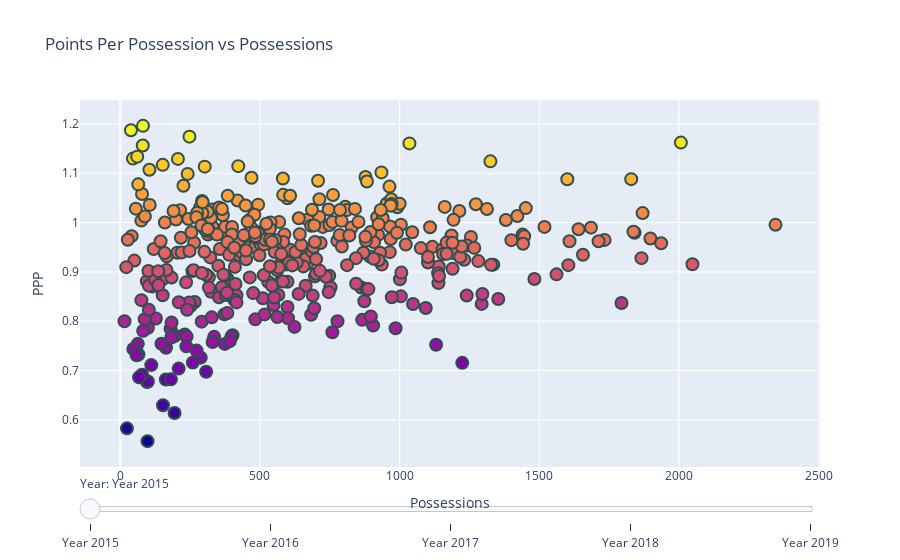

Source (notebook cell):
### Code cell
#Visualization

import pandas as pd
import matplotlib.pyplot as plt
from sklearn.cluster import KMeans
import numpy as np
from mpl_toolkits.mplot3d import Axes3D
from sklearn.decomposition import PCA
import matplotlib; matplotlib.use("TkAgg")
from sklearn import cluster
import plotly
import plotly.graph_objects as go
import chart_studio
from plotly.offline import download_plotlyjs, init_notebook_mode, plot, iplot
import chart_studio.plotly as py

def scatter_plot_in(fname):
    '''
    Function that outputs total poss, ppp, and name of each player through 3 lists
    fname is expected directory path
    fname must use data in ./poss_ppp_data

    '''
    pt_abrv = ['iso','tr','prb','prr','pu','su','ho','cut','os','putback','misc']

    fname= "data/data_cleaned"+ fname
    
    df = pd.read_csv(fname)

    df_calc = pd.DataFrame()
    for i in pt_abrv:
        df_poss = df[i+'_poss']
        df_ppp = df[i+'_ppp']
    
        df_points = df_ppp * df_poss
        df_calc[i+'_points'] = df_points

    ppp = df_calc.sum(axis=1) / df['total_poss']
    return df['total_poss'].tolist(), ppp.tolist(), df['PLAYER_NAME'].tolist() 

chart_studio.tools.set_credentials_file(username='swishan', api_key='nQfq97kmHYvg1HhlKSp5')

flist=['/poss_ppp_data/poss2015.csv','/poss_ppp_data/poss2016.csv','/poss_ppp_data/poss2017.csv','/poss_ppp_data/poss2018.csv','/poss_ppp_data/poss2019.csv']
def create_slider_scatter(fname_list, title_graph, yaxis_label, x_axis_label):
	"""
	get xy should take in the list of filenames for each year and output the x values, i.e. total possessions for the year vs total PPP.
	PPP should be weighted according to the number of possessions right, like a players season PPP, is PPP_i * Poss_i, where i is the playtype
	"""
	fig = go.Figure()
	colorscale_curr=[[0.0, "rgb(165,0,38)"],[0.1111111111111111, "rgb(215,48,39)"],[0.2222222222222222, "rgb(244,109,67)"],[0.3333333333333333, "rgb(253,174,97)"],[0.4444444444444444, "rgb(254,224,144)"],[0.5555555555555556, "rgb(224,243,248)"],[0.6666666666666666, "rgb(171,217,233)"],[0.7777777777777778, "rgb(116,173,209)"],[0.8888888888888888, "rgb(69,117,180)"],[1.0, "rgb(49,54,149)"]]
	colorscale_curr.reverse()

	#just going to use global variable list of path strings; 
	for i in range(len(flist)):
		x_1, y_1, names = scatter_plot_in(flist[i])

		fig.add_trace(
		go.Scatter(x=x_1, y= y_1, text = names, hoverinfo = 'text', mode='markers', marker=dict(color=y_1 , colorscale=colorscale_curr, size=12, line=dict(width=2, color ='DarkSlateGrey')), visible=False, name="Points Per Possession vs Possessions " + str(i)
		))
	fig.data[0].visible = True

	steps = []
	for i in range(len(fig.data)):
	    step = dict(
	        method="restyle",
	        args=["visible", [False] * len(fig.data)],
	        label='Year ' + str(i + 2015)

	    )
	    step["args"][1][i] = True  # Toggle i'th trace to "visible"
	    steps.append(step)


	#plotly.offline.plot(data, filename='Clusters_9.html')

	sliders = [dict(
	    active=5,
	    currentvalue={"prefix": "Year: "},
	    pad={"t": 5},
	    steps=steps
	)]
	start_index = 2015
	fig.update_layout(
	    sliders=sliders,
	    #title = "9 Cluster classification of players based on Scoring Styles"
	    title={"text": title_graph},
	    xaxis_title=x_axis_label,
    	yaxis_title=yaxis_label,
	)

	fig.show()
	py.iplot(fig,sharing='public',filename=title_graph)
	#plotly.offline.plot(fig, filename=title_graph+".html")

	return "Completed"
print(create_slider_scatter(['2015','2016','2019','2020'], 'Points Per Possession vs Possessions', 'PPP', 'Possessions'))

### Figure 1 — Plotly figure (JSON) as saved in the notebook; plotly's stock layout.template omitted (floating-point values rounded to 4 significant figures; data arrays with more than 128 entries replaced by an {"elided": "..."} marker saying what was removed)
{"data": [{"hoverinfo": "text", "marker": {"color": {"elided": "395 float values"}, "colorscale": [[1, "rgb(49,54,149)"], [0.8889, "rgb(69,117,180)"], [0.7778, "rgb(116,173,209)"], [0.6667, "rgb(171,217,233)"], [0.5556, "rgb(224,243,248)"], [0.4444, "rgb(254,224,144)"], [0.3333, "rgb(253,174,97)"], [0.2222, "rgb(244,109,67)"], [0.1111, "rgb(215,48,39)"], [0, "rgb(165,0,38)"]], "line": {"color": "DarkSlateGrey", "width": 2}, "size": 12}, "mode": "markers", "name": "Points Per Possession vs Possessions 0", "text": {"elided": "395 str values"}, "type": "scatter", "visible": true, "x": {"elided": "395 float values"}, "y": {"elided": "395 float values"}}, {"hoverinfo": "text", "marker": {"color": {"elided": "389 float values"}, "colorscale": [[1, "rgb(49,54,149)"], [0.8889, "rgb(69,117,180)"], [0.7778, "rgb(116,173,209)"], [0.6667, "rgb(171,217,233)"], [0.5556, "rgb(224,243,248)"], [0.4444, "rgb(254,224,144)"], [0.3333, "rgb(253,174,97)"], [0.2222, "rgb(244,109,67)"], [0.1111, "rgb(215,48,39)"], [0, "rgb(165,0,38)"]], "line": {"color": "DarkSlateGrey", "width": 2}, "size": 12}, "mode": "markers", "name": "Points Per Possession vs Possessions 1", "text": {"elided": "389 str values"}, "type": "scatter", "visible": false, "x": {"elided": "389 float values"}, "y": {"elided": "389 float values"}}, {"hoverinfo": "text", "marker": {"color": {"elided": "421 float values"}, "colorscale": [[1, "rgb(49,54,149)"], [0.8889, "rgb(69,117,180)"], [0.7778, "rgb(116,173,209)"], [0.6667, "rgb(171,217,233)"], [0.5556, "rgb(224,243,248)"], [0.4444, "rgb(254,224,144)"], [0.3333, "rgb(253,174,97)"], [0.2222, "rgb(244,109,67)"], [0.1111, "rgb(215,48,39)"], [0, "rgb(165,0,38)"]], "line": {"color": "DarkSlateGrey", "width": 2}, "size": 12}, "mode": "markers", "name": "Points Per Possession vs Possessions 2", "text": {"elided": "421 str values"}, "type": "scatter", "visible": false, "x": {"elided": "421 float values"}, "y": {"elided": "421 float values"}}, {"hoverinfo": "text", "marker": {"color": {"elided": "428 float values"}, "colorscale": [[1, "rgb(49,54,149)"], [0.8889, "rgb(69,117,180)"], [0.7778, "rgb(116,173,209)"], [0.6667, "rgb(171,217,233)"], [0.5556, "rgb(224,243,248)"], [0.4444, "rgb(254,224,144)"], [0.3333, "rgb(253,174,97)"], [0.2222, "rgb(244,109,67)"], [0.1111, "rgb(215,48,39)"], [0, "rgb(165,0,38)"]], "line": {"color": "DarkSlateGrey", "width": 2}, "size": 12}, "mode": "markers", "name": "Points Per Possession vs Possessions 3", "text": {"elided": "428 str values"}, "type": "scatter", "visible": false, "x": {"elided": "428 float values"}, "y": {"elided": "428 float values"}}, {"hoverinfo": "text", "marker": {"color": {"elided": "343 float values"}, "colorscale": [[1, "rgb(49,54,149)"], [0.8889, "rgb(69,117,180)"], [0.7778, "rgb(116,173,209)"], [0.6667, "rgb(171,217,233)"], [0.5556, "rgb(224,243,248)"], [0.4444, "rgb(254,224,144)"], [0.3333, "rgb(253,174,97)"], [0.2222, "rgb(244,109,67)"], [0.1111, "rgb(215,48,39)"], [0, "rgb(165,0,38)"]], "line": {"color": "DarkSlateGrey", "width": 2}, "size": 12}, "mode": "markers", "name": "Points Per Possession vs Possessions 4", "text": {"elided": "343 str values"}, "type": "scatter", "visible": false, "x": {"elided": "343 float values"}, "y": {"elided": "343 float values"}}], "layout": {"sliders": [{"active": 5, "currentvalue": {"prefix": "Year: "}, "pad": {"t": 5}, "steps": [{"args": ["visible", [true, false, false, false, false]], "label": "Year 2015", "method": "restyle"}, {"args": ["visible", [false, true, false, false, false]], "label": "Year 2016", "method": "restyle"}, {"args": ["visible", [false, false, true, false, false]], "label": "Year 2017", "method": "restyle"}, {"args": ["visible", [false, false, false, true, false]], "label": "Year 2018", "method": "restyle"}, {"args": ["visible", [false, false, false, false, true]], "label": "Year 2019", "method": "restyle"}]}], "title": {"text": "Points Per Possession vs Possessions"}, "xaxis": {"title": {"text": "Possessions"}}, "yaxis": {"title": {"text": "PPP"}}}}
